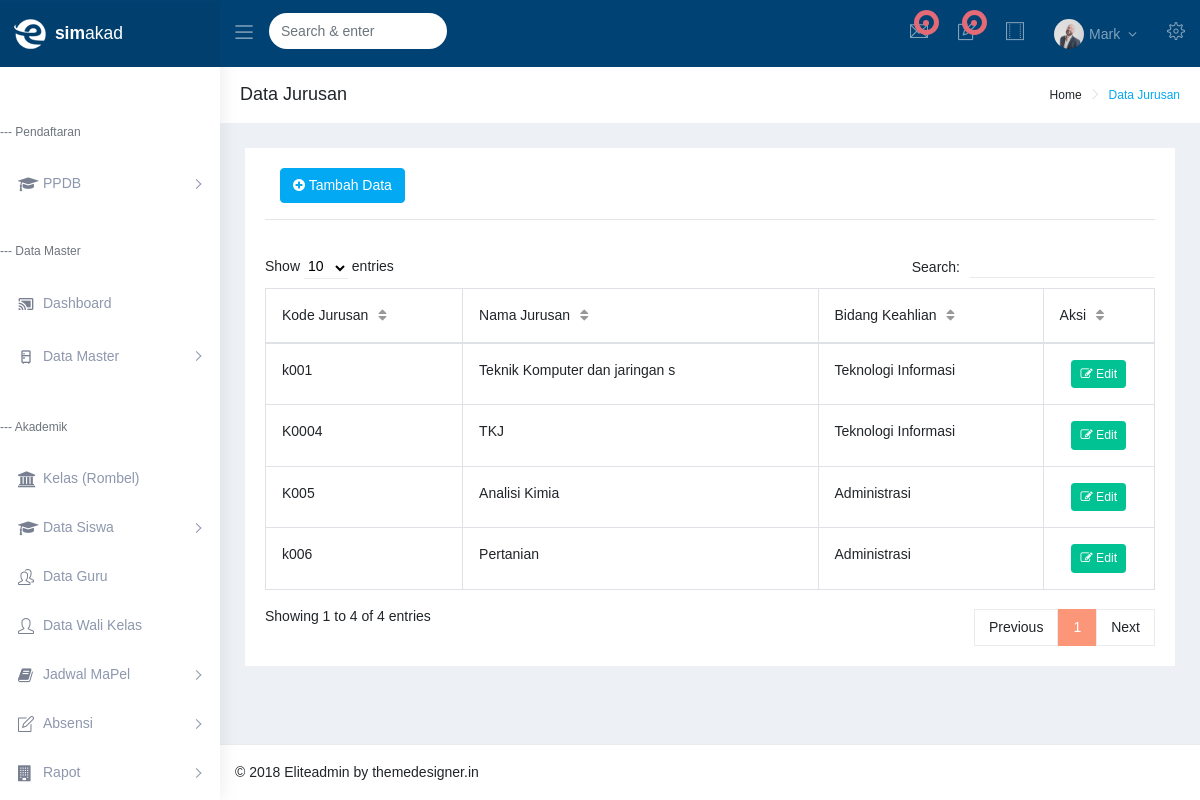
Page /index.php/jurusan on the committed database.
### tables this page shows
CREATE TABLE `jurusan` (
  `id_jurusan` varchar(6) NOT NULL,
  `id_bidang_keahlian` tinyint(4) NOT NULL,
  `nama_jurusan` varchar(30) NOT NULL
);

CREATE TABLE `bidang_keahlian` (
  `id_bidang_keahlian` tinyint(4) NOT NULL,
  `nama_bidang_keahlian` varchar(60) NOT NULL
);

### application/controllers/Jurusan.php (called while the page is built, shortened)
<?php
class Jurusan extends CI_Controller {
  function __construct(){
    $this->load->model('M_jurusan');
    $this->load->model('M_bidang_keahlian');
  }
  public function index()
  {
    $data['title']="Data Jurusan";
    $data['jurusan']=$this->M_jurusan->getJurusan();
    $data['bidang_keahlian']=$this->M_bidang_keahlian->getBidangKeahlian();
    $this->load->view('common/head');
    $this->load->view('common/topbar');
    $this->load->view('common/sidebar');
    $this->load->view('common/breadcrumb',$data);
    $this->load->view('admin/jurusan/v_jurusan',$data);
    $this->load->view('common/footer');
  }
}

### index.php (called while the page is built, shortened)
<?php
require_once BASEPATH.'core/CodeIgniter.php';

### application/models/M_jurusan.php (called while the page is built, shortened)
<?php
class M_jurusan extends CI_Model
{
    function getJurusan()
    {
        $query = $this->db->select('jurusan.id_jurusan, jurusan.nama_jurusan, bidang_keahlian.nama_bidang_keahlian')
                ->from('jurusan')
                ->join('bidang_keahlian', 'bidang_keahlian.id_bidang_keahlian = jurusan.id_bidang_keahlian')->get()->result();
        return $query;
    }
}

### application/views/admin/jurusan/v_jurusan.php (the view, shortened to what this page needs)
<div class="row">
  <div class="col-12">
    <div class="card">
      <div class="card-body">
        <button class="btn btn-info d-none d-lg-block m-l-15" data-target="#modaladd" data-toggle="modal"><i class="fa fa-plus-circle"></i> Tambah Data</button>
        <hr>
        <div class="table-responsive">
          <table id="myTable" class="table table-bordered" width="100%" cellspacing="0">
            <thead>
              <tr>
                <th>Kode Jurusan</th>
                <th>Nama Jurusan</th>
                <th>Bidang Keahlian</th>
                <th>Aksi</th>
              </tr>
            </thead>
            <tbody>
              <?php
              foreach ($jurusan as $item) {
                ?>
                <tr>
                  <td><?= $item->id_jurusan ?></td>
                  <td><?= $item->nama_jurusan ?></td>
                  <td><?= $item->nama_bidang_keahlian ?></td>
                  <td style="text-align: center;">
                    <button type="button" class="btn btn-sm btn-success " onclick="edit('<?php echo $item->id_jurusan; ?>')"><i class="fa fa-edit"></i>  Edit</button>
                  </td>
                </tr>
              <?php } ?>
            </tbody>
          </table>
        </div>
      </div>
    </div>
  </div>
</div>

### application/views/common/head.php (shortened to what this page needs)
<!DOCTYPE html>
<html lang="en">
<head>
    <link href="<?php echo base_url(); ?>assets/dist/css/style.min.css" rel="stylesheet">
</head>

### application/views/common/topbar.php (shortened to what this page needs)
<body class="skin-blue fixed-layout">
  <div id="main-wrapper">
    <header class="topbar">
      <nav class="navbar top-navbar navbar-expand-md navbar-dark">
        <div class="navbar-header">
          <a class="navbar-brand" href="index.html">
            <b>
            <img src="<?php echo base_url(); ?>assets/images/logo-light-icon.png" alt="homepage" class="light-logo" />
          </b>
          <span class="hidden-xs"><span class="font-bold">sim</span>akad</span>
        </a>
      </div>
      <div class="navbar-collapse">
        <ul class="navbar-nav mr-auto">
          <li class="nav-item"> <a class="nav-link sidebartoggler d-none d-lg-block d-md-block waves-effect waves-dark" href="javascript:void(0)"><i class="icon-menu"></i></a> </li>
          <li class="nav-item">
            <form class="app-search d-none d-md-block d-lg-block">
              <input type="text" class="form-control" placeholder="Search & enter">
            </form>
          </li>
        </ul>
        <ul class="navbar-nav my-lg-0">
          <li class="nav-item dropdown">
            <a class="nav-link dropdown-toggle waves-effect waves-dark" href="" data-toggle="dropdown" aria-haspopup="true" aria-expanded="false"> <i class="ti-email"></i>
              <div class="notify"> <span class="heartbit"></span> <span class="point"></span> </div>
            </a>
                  </li>
                  <li class="nav-item dropdown">
                    <a class="nav-link dropdown-toggle waves-effect waves-dark" href="" id="2" data-toggle="dropdown" aria-haspopup="true" aria-expanded="false"> <i class="icon-note"></i>
                      <div class="notify"> <span class="heartbit"></span> <span class="point"></span> </div>
                    </a>
                          </li>
                          <li class="nav-item dropdown mega-dropdown"> <a class="nav-link dropdown-toggle waves-effect waves-dark" href="" data-toggle="dropdown" aria-haspopup="true" aria-expanded="false"><i class="ti-layout-width-default"></i></a>
                                    </li>
                                    <li class="nav-item dropdown u-pro">
                                      <a class="nav-link dropdown-toggle waves-effect waves-dark profile-pic" href="" data-toggle="dropdown" aria-haspopup="true" aria-expanded="false"><img src="<?php echo base_url(); ?>assets/images/users/1.jpg" alt="user" class=""> <span class="hidden-md-down">Mark &nbsp;<i class="fa fa-angle-down"></i></span> </a>
                                    </li>
                                    <li class="nav-item right-side-toggle"> <a class="nav-link  waves-effect waves-light" href="javascript:void(0)"><i class="ti-settings"></i></a></li>
                                  </ul>
                                </div>
                              </nav>
                            </header>

### application/views/common/sidebar.php (shortened to what this page needs)
<aside class="left-sidebar">
  <div class="scroll-sidebar">
    <nav class="sidebar-nav">
      <ul id="sidebarnav">
    <li class="nav-small-cap">--- Pendaftaran</li>
    <li> <a class="has-arrow waves-effect waves-dark" href="javascript:void(0)" aria-expanded="false"><i class="fa fa-graduation-cap"></i><span class="hide-menu">PPDB</span></a>
    </li>
    <li class="nav-small-cap">--- Data Master</li>
    <li> <a class="waves-effect waves-dark" href="index.html"><i class="mdi mdi-cast-connected"></i><span class="hide-menu">Dashboard</span></a>
    </li>
    <li> <a class="has-arrow waves-effect waves-dark" href="javascript:void(0)" aria-expanded="false"><i class="mdi mdi-fridge"></i><span class="hide-menu">Data Master</span></a>
    </li>
    <li class="nav-small-cap">--- Akademik</li>
    <li> <a class="waves-effect waves-dark" href="<?php echo base_url()."kelas_rombel" ?>"><i class="fa fa-institution"></i><span class="hide-menu">Kelas (Rombel)</span></a>
    </li>
    <li> <a class="has-arrow waves-effect waves-dark" href="javascript:void(0)" aria-expanded="false"><i class="fa fa-graduation-cap"></i><span class="hide-menu">Data Siswa</span></a>
    </li>
    <li> <a href="<?php echo base_url()."guru" ?>"class=" waves-effect waves-dark" href="javascript:void(0)" aria-expanded="false"><i class="icon-people"></i><span class="hide-menu">Data Guru</span></a>
    </li>
    <li> <a href="<?php echo base_url()."walikelas" ?>"class="waves-effect waves-dark" href="javascript:void(0)" aria-expanded="false"><i class="icon-user"></i><span class="hide-menu">Data Wali Kelas</span></a>
    </li>
    <li> <a class="has-arrow waves-effect waves-dark" href="javascript:void(0)" aria-expanded="false"><i class="fa fa-book"></i><span class="hide-menu">Jadwal MaPel</span></a>
    </li>
    <li> <a class="has-arrow waves-effect waves-dark" href="javascript:void(0)" aria-expanded="false"><i class="icon-note"></i><span class="hide-menu">Absensi</span></a>
    </li>
    <li> <a class="has-arrow waves-effect waves-dark" href="javascript:void(0)" aria-expanded="false"><i class="fa fa-building"></i><span class="hide-menu">Rapot</span></a>
    </li>
  </ul>
</nav>
</div>
</aside>

### application/views/common/breadcrumb.php
<div class="page-wrapper">
  <div class="container-fluid">
    <div class="row page-titles">
      <div class="col-md-5 align-self-center">
        <h4 class="text-themecolor"><?php echo $title; ?></h4>
      </div>
      <div class="col-md-7 align-self-center text-right">
        <div class="d-flex justify-content-end align-items-center">
          <ol class="breadcrumb">
            <li class="breadcrumb-item"><a href="javascript:void(0)">Home</a></li>
            <li class="breadcrumb-item active"><?php echo $title; ?></li>
          </ol>
        </div>
      </div>
    </div>

### application/views/common/footer.php (shortened to what this page needs)
</div>
</div>
<footer class="footer">
© 2018 Eliteadmin by themedesigner.in
</footer>
</div>
</body>
</html>

### rows in the picture
jurusan: id_jurusan "K0004", nama_jurusan "TKJ", id_bidang_keahlian.nama_bidang_keahlian "Teknologi Informasi"
jurusan: id_jurusan "k001", nama_jurusan "Teknik Komputer dan jaringan s", id_bidang_keahlian.nama_bidang_keahlian "Teknologi Informasi"
jurusan: id_jurusan "K005", nama_jurusan "Analisi Kimia", id_bidang_keahlian.nama_bidang_keahlian "Administrasi"
jurusan: id_jurusan "k006", nama_jurusan "Pertanian", id_bidang_keahlian.nama_bidang_keahlian "Administrasi"

### other values in the picture
$title "Data Jurusan"
